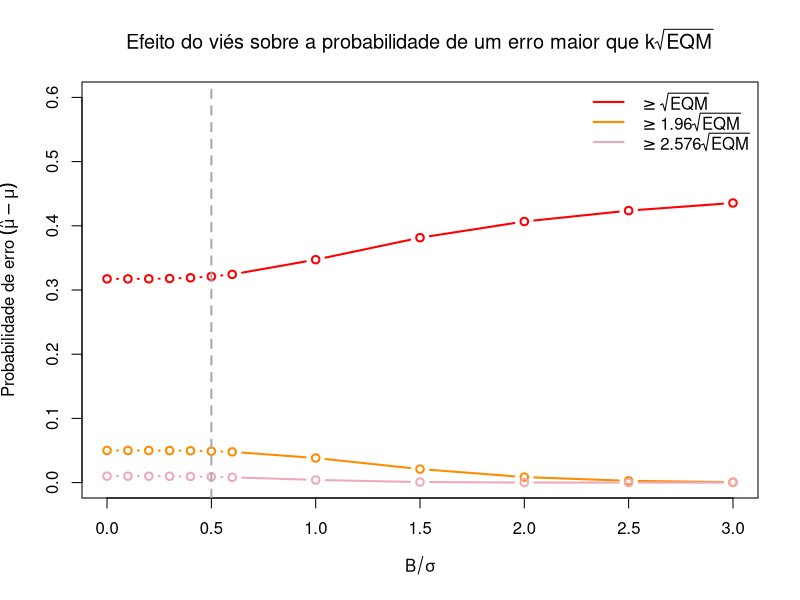

R code for this plot: (Note: this script raises an error after producing the figure.)
## ---- chunk 1

f <- function(t){ 1 / sqrt(2*pi) * exp( - t^ 2/ 2) }

low <- function(b){integrate(f, lower = -Inf, upper = -sqrt(1 + b^2) - b)$value}
upp <- function(b){integrate(f, lower = sqrt(1 + b^2) - b, upper = Inf)$value}
low.1 <- Vectorize(low)
upp.1 <- Vectorize(upp)

low <- function(b){integrate(f, lower = -Inf, upper = -1.96*sqrt(1 + b^2) - b)$value}
upp <- function(b){integrate(f, lower = 1.96*sqrt(1 + b^2) - b, upper = Inf)$value}
low.2 <- Vectorize(low)
upp.2 <- Vectorize(upp)

low <- function(b){integrate(f, lower = -Inf, upper = -2.576*sqrt(1 + b^2) - b)$value}
upp <- function(b){integrate(f, lower = 2.576*sqrt(1 + b^2) - b, upper = Inf)$value}
low.3 <- Vectorize(low)
upp.3 <- Vectorize(upp)


B.sigma <- c(seq(0, 0.6, by = 0.1), seq(1, 3, by = 0.5))

pt.1 <- low.1(B.sigma) + upp.1(B.sigma)
pt.2 <- low.2(B.sigma) + upp.2(B.sigma)
pt.3 <- low.3(B.sigma) + upp.3(B.sigma)

df <- data.frame(B.sigma, pt.1, pt.2, pt.3)
df[11:12,4] <- NA

options(knitr.kable.NA = '-')

knitr::kable(x = df,
             format = "markdown",
             digits = c(2, 2, 3, 4),
             align = "cccc",
             col.names = c("$B/\\sigma$",
                           "$\\geq \\sqrt{EQM}$",
                           "$\\geq 1,96\\sqrt{EQM}$",
                           "$\\geq 2,576\\sqrt{EQM}$"),
             caption = "Proporção de casos em que o valor verdadeiro, $\\mu$, não está incluído no intervalo $\\hat{\\mu} \\pm k\\sqrt{EQM}$, para diferentes níveis de viés em $\\hat{\\mu}$")

## ---- chunk 2

B.sigma <- c(seq(0, 0.6, by = 0.1), seq(1, 3, by = 0.5))

pt.1 <- low.1(B.sigma) + upp.1(B.sigma)
pt.2 <- low.2(B.sigma) + upp.2(B.sigma)
pt.3 <- low.3(B.sigma) + upp.3(B.sigma)

df <- data.frame(B.sigma, pt.1, pt.2, pt.3)

plot(x = df$B.sigma,
     y = df$pt.1,
     type = "b",
     lwd = 2,
     col = "red",
     ylim = c(0, 0.6),
     xlab = expression(B/sigma),
     ylab = expression(paste("Probabilidade de erro ", (hat(mu) - mu) )),
     main = expression(paste("Efeito do viés sobre a probabilidade de um erro maior que ",  k*sqrt(EQM) )) )
lines(x = df$B.sigma,
      y = df$pt.2,
      type = "b",
      lwd = 2,
      col = "darkorange")
lines(x = df$B.sigma,
      y = df$pt.3,
      type = "b",
      lwd = 2,
      col = "pink2")
abline(v = 0.5, lty = 2, lwd = 2, col = "darkgrey")
legend("topright",
       legend = c(expression("">= sqrt("EQM")), expression("">= 1.96*sqrt("EQM")), expression("">= 2.576*sqrt("EQM"))),
       lwd = 2, col = c("red", "darkorange", "pink2"), bty = "n")

## ---- chunk 3

knitr::include_graphics(here::here('images', 'slide-aula-04.png'))

## ---- chunk 4

knitr::include_graphics(here::here('images', 'acuracia_precisao.png'))

## ---- chunk 5

knitr::include_graphics(here::here('images', 'acuracia_precisao-2.png'))

## ---- chunk 6

knitr::include_graphics(here::here('images', 'Statistically-Insignificant-errorbar.jpg'))

